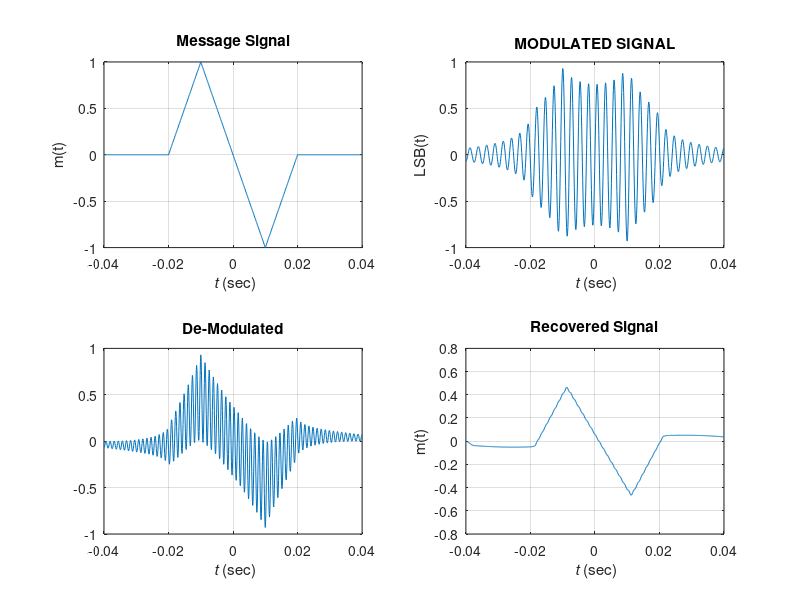
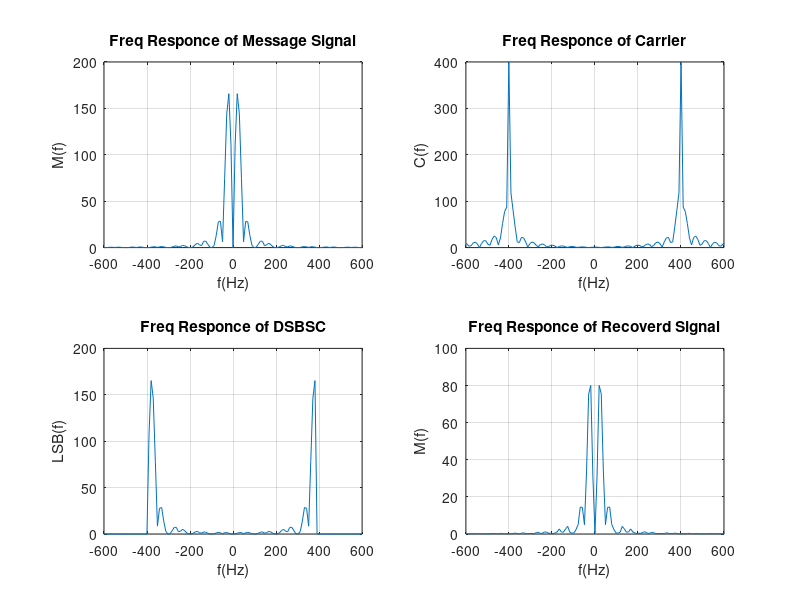

The MATLAB script that drew these images, in order:
% ==============
% Message Signal
% ==============
t1 = -0.02:1.e-4:0;
t2 = 0:1.e-4:0.02;
Ta = 0.01;
m1 = 1 - abs((t1+Ta)/Ta);
m1 = [zeros([1 200]),m1,zeros([1 400])];
m2 = 1 - abs((t2-Ta)/Ta);
m2 = [zeros([1 400]),m2,zeros([1 200])];
m = m1 - m2;

t = -0.04:1.e-4:0.04;
fc = 400;                                             % Frquency of carrier wave
c = cos(2*fc*pi*t);                                   % Carrier

% ==========
% Modulation
% ==========
dsb =  2*m.*c;

% =================
% FOURIER TRANSFORM
% =================
fl = length(t);
fl = 2^ceil(log2(fl));
f = (-fl/2:fl/2-1)/(fl*1.e-4);
mF = fftshift(fft(m,fl));                               % Frequency Responce of Message Signal
cF =  fftshift(fft(c,fl));                              % Frequency Responce of Carrier Signal
dsbF = fftshift(fft(dsb,fl));                           % Frequency Responce of DSBSC

% ====================
% IDEAL FILTER FOR SSB
% ====================

ssbfilt = zeros(1,fl);
lssb = floor(fc*1.e-4*fl);
ssbfilt(fl/2-lssb+1:fl/2+lssb) = ones(1,2*lssb);
ssbF = dsbF.*ssbfilt;
ssb = real(ifft(fftshift(ssbF)));
ssb = ssb(1:length(t));

% ====================================
% De-Modulation By Synchoronous Method
% ====================================
dem = ssb.*c;

% ==============================
% Filtering out High Frequencies
% ==============================
a = fir1(25,100*1.e-4);
b = 1;
rec = filter(a,b,dem);


recF = fftshift(fft(rec,fl));                           % Frequency Responce of Recovered Message Signal

% =============================
% Ploting signal in time domain
% =============================

figure(1);
subplot(2,2,1);                                 
plot(t,m);
title('Message Signal');
xlabel('{\it t} (sec)');
ylabel('m(t)');
grid;

subplot(2,2,2);
plot(t,ssb);
title('MODULATED SIGNAL');
xlabel('{\it t} (sec)');
ylabel('LSB(t)');
grid;

subplot(2,2,3);
plot(t,dem);
title('De-Modulated');
xlabel('{\it t} (sec)');
grid;

subplot(2,2,4);
plot(t,rec);
title('Recovered Signal');
xlabel('{\it t} (sec)');
ylabel('m(t)');
grid;

% ================================
% Ploting Freq Responce of Signals
% ================================

figure(2);
subplot(2,2,1);                                     
plot(f,abs(mF));
title('Freq Responce of Message Signal');
xlabel('f(Hz)');
ylabel('M(f)');
grid;
axis([-600 600 0 200]);



subplot(2,2,2);
plot(f,abs(cF));
title('Freq Responce of Carrier');
grid;
xlabel('f(Hz)');
ylabel('C(f)');
axis([-600 600 0 400]);



subplot(2,2,3);
plot(f,abs(ssbF));
title('Freq Responce of DSBSC');
xlabel('f(Hz)');
ylabel('LSB(f)');
grid;
axis([-600 600 0 200]);


subplot(2,2,4);
plot(f,abs(recF));
title('Freq Responce of Recoverd Signal');
xlabel('f(Hz)');
ylabel('M(f)');
grid;
axis([-600 600 0 100]);